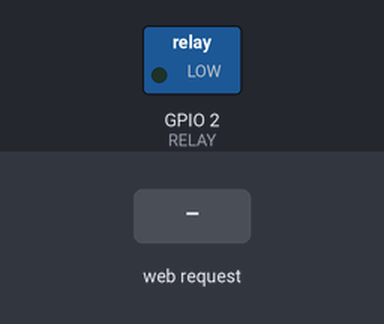
This sketch was run on a simulated ESP8266 (NodeMCU). Shown: switched loads named in the sketch (green lamp = pin HIGH). Inputs (shaded band) come from the test bench. WiFi joins after 1.5 s; servers stay silent unless stated; what the sketch prints to the serial monitor is not drawn.

Above: at 2.7 s.
2.8 s: HTTP request GET /RELAY=OFF received
At 3.3 s:
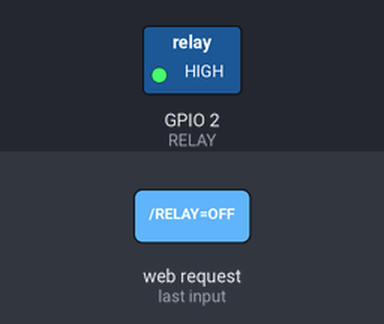
4.3 s: HTTP request GET /RELAY=ON received
At 5.6 s:
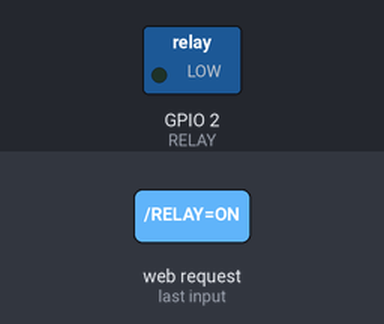
Timing chart, 0 to 7.3 s (numbered marks = the images above; inputs shaded):
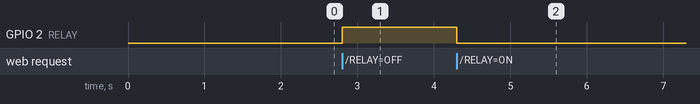

The sketch:

sprinkler.ino
```cpp
// AT Commands for quad relay
// Open relay 1: A0 01 01 A2
// Close relay 1: A0 01 00 A1
// Open relay 2: A0 02 01 A3
// Close relay 2: A0 02 00 A2
// Open relay 3: A0 03 01 A4
// Close relay 3: A0 03 00 A3
// Open relay 4: A0 04 01 A5
// Close relay 4: A0 04 00 A4


#include <ESP8266WiFi.h>

#define RELAY LED_BUILTIN // relay would connect to GPIO0

const char* ssid = "bilbo";
const char* password = "readyplayer1";

WiFiServer server(80);

void setup() {
  Serial.begin(115200);

  pinMode(RELAY,OUTPUT);

  Serial.print("Connecting to ");
  Serial.println(ssid);

  WiFi.begin(ssid, password);

  while (WiFi.status() != WL_CONNECTED) {
    delay(500);
    Serial.print(".");
  }
  Serial.println("");
  Serial.println("WiFi connected");

  Serial.print("LED builtin:");
  Serial.println(LED_BUILTIN);

  server.begin();
  Serial.println("Server started");
   Serial.print("Use this URL to connect: ");
  Serial.print(WiFi.localIP());
  Serial.println("/");
}

void loop() {
  WiFiClient client = server.available();
  if ( ! client ) { return; }

  Serial.println("new client");
  while( ! client.available() ) { delay(1); }

  String request = client.readStringUntil('\r');
  Serial.println(request);
  client.flush();

  int value = LOW;
  if ( request.indexOf( "/RELAY=ON" ) != -1 ) {
    Serial.println("RELAY=ON");
    digitalWrite(RELAY,LOW);
    value = LOW;
  }

  if (request.indexOf( "/RELAY=OFF" ) != -1 ) {
    Serial.println("RELAY=OFF");
    digitalWrite(RELAY,HIGH);
    value = HIGH;
  }

  client.println("HTTP/1.1 200 OK");
  client.println("Content-Type: text/html");
  client.println("");
  client.println("<!DOCTYPE HTML>");
  client.println("<html>");
  client.println("<head><title>ESP8266 RELAY Control</title></head>");
  client.print("Relay is now: ");
  if ( value == HIGH ) { client.print("OFF"); } else { client.print("ON"); }
  client.println("<br><br>");
  client.println("Turn <a href=\"/RELAY=OFF\">OFF</a> RELAY<br>");
  client.println("Turn <a href=\"/RELAY=ON\">ON</a> RELAY<br>");
  client.println("</html>");
}
```

Measured:
- after the input at 2.8 s, GPIO 2 (RELAY): LOW → HIGH at once
- after the input at 4.3 s, GPIO 2 (RELAY): HIGH → LOW at once
